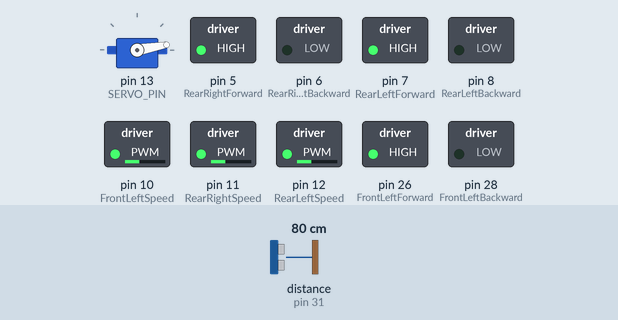
Simulated run of this sketch. Board: Arduino Mega 2560, built with avr-gcc and run on an emulated ATmega2560. On the bench: servo, switched loads named in the sketch (green lamp = pin HIGH). Wiring (inferred from the names in the program): ultrasonic range finder: trigger pin 30; echo pin 31. The inputs (shaded band) are chosen by the test bench; at power-on: distance to the obstacle (sensor on pin 31) 80 cm. The echo pulse lasts 58.3 µs per cm; pins used as bus, display or sensor lines are not drawn.

Above: at 1.8 s.
1.9 s: distance to the obstacle (sensor on pin 31) set to 39 cm
6.0 s: distance to the obstacle (sensor on pin 31) set to 32 cm
At 8.3 s:
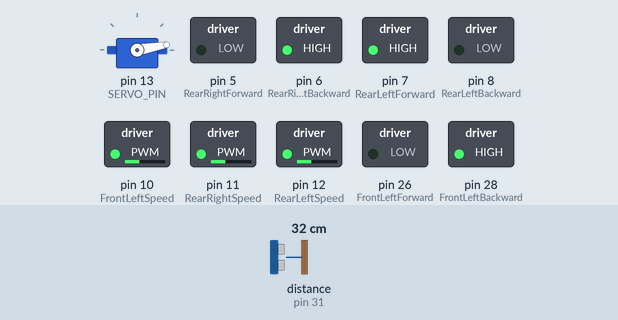
9.5 s: distance to the obstacle (sensor on pin 31) set to 13 cm
13.0 s: distance to the obstacle (sensor on pin 31) set to 10 cm
At 15.5 s:
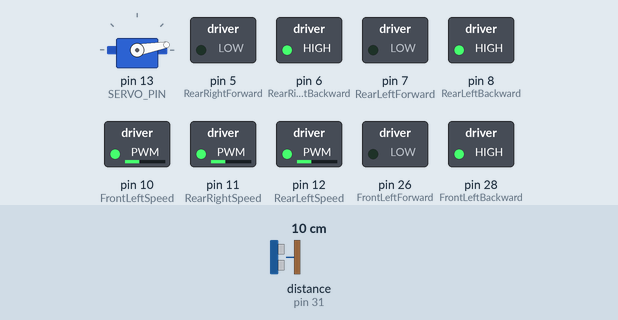
20.6 s: distance to the obstacle (sensor on pin 31) set to 18 cm
At 22.0 s:
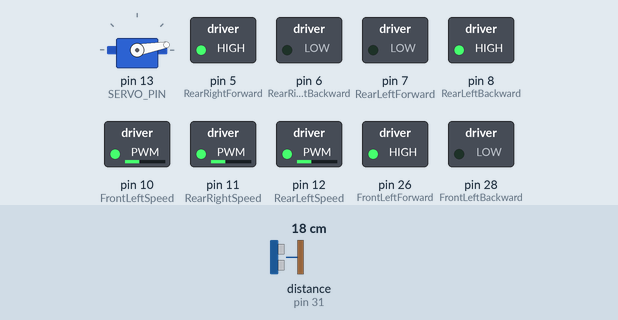
24.1 s: distance to the obstacle (sensor on pin 31) set to 2 cm
At 28.49 s:
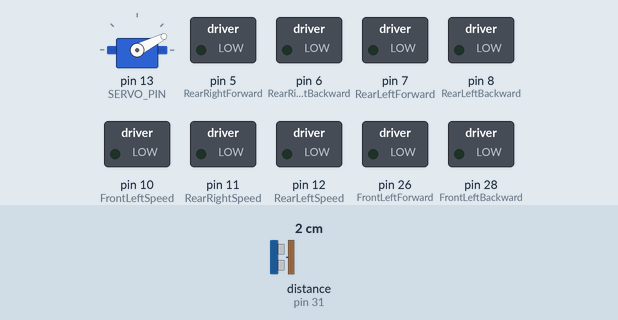
Timing chart, 0 to 28.6 s (numbered marks = the images above; inputs shaded):
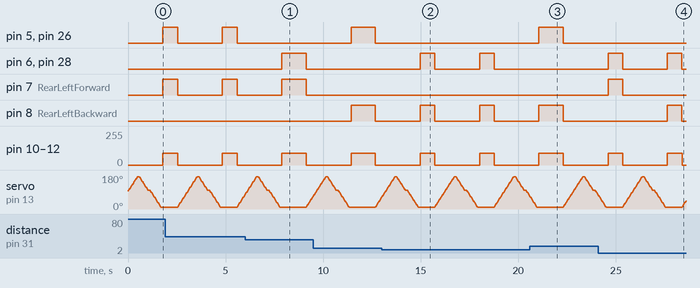

The sketch:

ObstacleCar.ino
```cpp
#include <Servo.h>

#define FrontRightSpeed 9
#define FrontRightForward  22
#define FrontRightBackward  24
#define FrontLeftForward  26
#define FrontLeftBackward  28
#define FrontLeftSpeed 10

#define RearRightSpeed 11
#define RearRightForward  5
#define RearRightBackward  6
#define RearLeftForward  7
#define RearLeftBackward  8
#define RearLeftSpeed 12

#define SERVO_PIN     13

#define Echo_PIN    31
#define Trig_PIN    30

Servo ultraServo;

long duration;
long distanceRight, distanceFront, distanceLeft;
int currentAngle = 1500;
bool slideSwitch = true;


void setMotorSpeed(int frontLeft, int frontRight, int rearLeft, int rearRight){

    analogWrite(FrontRightSpeed, frontRight);
    analogWrite(FrontLeftSpeed, frontLeft);
    analogWrite(RearRightSpeed, rearRight);
    analogWrite(RearLeftSpeed, rearLeft);

}

void driveForward() {

  digitalWrite(RearRightBackward, LOW);
  digitalWrite(RearLeftBackward, LOW);
  digitalWrite(FrontRightBackward, LOW);
  digitalWrite(FrontLeftBackward, LOW);

  digitalWrite(RearRightForward, HIGH);
  digitalWrite(RearLeftForward, HIGH);
  digitalWrite(FrontRightForward, HIGH);
  digitalWrite(FrontLeftForward, HIGH);

  setMotorSpeed(90,90,90,90);
}

void driveBackward() {

  digitalWrite(RearRightForward, LOW);
  digitalWrite(RearLeftForward, LOW);
  digitalWrite(FrontRightForward, LOW);
  digitalWrite(FrontLeftForward, LOW);

  digitalWrite(RearRightBackward, HIGH);
  digitalWrite(RearLeftBackward, HIGH);
  digitalWrite(FrontRightBackward, HIGH);
  digitalWrite(FrontLeftBackward, HIGH);

  setMotorSpeed(90,90,90,90);
}

void stopMotor() {

  digitalWrite(RearRightBackward, LOW);
  digitalWrite(RearLeftBackward, LOW);
  digitalWrite(RearRightForward, LOW);
  digitalWrite(RearLeftForward, LOW);
  digitalWrite(FrontRightBackward, LOW);
  digitalWrite(FrontLeftBackward, LOW);
  digitalWrite(FrontRightForward, LOW);
  digitalWrite(FrontLeftForward, LOW);

  setMotorSpeed(0,0,0,0);
}

void slideRight() {

  digitalWrite(RearRightForward, HIGH);
  digitalWrite(RearLeftForward, LOW);
  digitalWrite(FrontRightForward, LOW);
  digitalWrite(FrontLeftForward, HIGH);

  digitalWrite(RearRightBackward, LOW);
  digitalWrite(RearLeftBackward, HIGH);
  digitalWrite(FrontRightBackward, HIGH);
  digitalWrite(FrontLeftBackward, LOW);

  setMotorSpeed(90,90,90,90);
}

void slideLeft() {

  digitalWrite(RearRightForward, LOW);
  digitalWrite(RearLeftForward, HIGH);
  digitalWrite(FrontRightForward, HIGH);
  digitalWrite(FrontLeftForward, LOW);

  digitalWrite(RearRightBackward, HIGH);
  digitalWrite(RearLeftBackward, LOW);
  digitalWrite(FrontRightBackward, LOW);
  digitalWrite(FrontLeftBackward, HIGH);

  setMotorSpeed(90,90,90,90);
}

void scanRight() {
 // driveForward();
 // setMotorSpeed(75,75,75,75);

while (currentAngle > 650 || currentAngle < 600) {
      if (currentAngle < 600) {
       currentAngle = currentAngle + 25;
       ultraServo.writeMicroseconds(currentAngle);
    delay(15);
    }
    else if (currentAngle > 650) {
       currentAngle = currentAngle - 25;
       ultraServo.writeMicroseconds(currentAngle);
    delay(15);
    }
}
  digitalWrite(Trig_PIN, LOW);
  delayMicroseconds(2);
  digitalWrite(Trig_PIN, HIGH);
  delayMicroseconds(10);
  digitalWrite(Trig_PIN, LOW);
  duration = pulseIn(Echo_PIN, HIGH);
  distanceRight = duration * 0.034 / 2;
}

void scanForward() {
  //driveForward();
  //setMotorSpeed(75,75,75,75);

while (currentAngle > 1550 || currentAngle < 1450) {
      if (currentAngle < 1450) {
       currentAngle = currentAngle + 25;
       ultraServo.writeMicroseconds(currentAngle);
    delay(15);
    }
    else if (currentAngle > 1550) {
       currentAngle = currentAngle - 25;
       ultraServo.writeMicroseconds(currentAngle);
    delay(15);
    }
}

  digitalWrite(Trig_PIN, LOW);
  delayMicroseconds(2);
  digitalWrite(Trig_PIN, HIGH);
  delayMicroseconds(10);
  digitalWrite(Trig_PIN, LOW);
  duration = pulseIn(Echo_PIN, HIGH);
  distanceFront = duration * 0.034 / 2;
}

void scanLeft() {
 // driveForward();
 // setMotorSpeed(75,75,75,75);

while (currentAngle > 2350 || currentAngle < 2300) {
      if (currentAngle < 2300) {
       currentAngle = currentAngle + 25;
       ultraServo.writeMicroseconds(currentAngle);
    delay(15);
    }
    else if (currentAngle > 2350) {
       currentAngle = currentAngle - 25;
       ultraServo.writeMicroseconds(currentAngle);
    delay(15);
    }
}

  digitalWrite(Trig_PIN, LOW);
  delayMicroseconds(2);
  digitalWrite(Trig_PIN, HIGH);
  delayMicroseconds(10);
  digitalWrite(Trig_PIN, LOW);
  duration = pulseIn(Echo_PIN, HIGH);
  distanceLeft = duration * 0.034 / 2;
}


void setup() {

  Serial.begin(9600);
  ultraServo.attach(SERVO_PIN);

  pinMode(RearRightBackward, OUTPUT);
  pinMode(RearLeftBackward, OUTPUT);
  pinMode(RearRightForward, OUTPUT);
  pinMode(RearLeftForward, OUTPUT);
  pinMode(RearRightSpeed, OUTPUT);
  pinMode(RearLeftSpeed, OUTPUT);


  pinMode(FrontRightBackward, OUTPUT);
  pinMode(FrontLeftBackward, OUTPUT);
  pinMode(FrontRightForward, OUTPUT);
  pinMode(FrontLeftForward, OUTPUT);
  pinMode(FrontRightSpeed, OUTPUT);
  pinMode(FrontLeftSpeed, OUTPUT);

  pinMode(Echo_PIN, INPUT);
  pinMode(Trig_PIN, OUTPUT);
  digitalWrite(Trig_PIN,LOW);

  ultraServo.writeMicroseconds(currentAngle);


  stopMotor();
}

void loop() {
  stopMotor();

  scanLeft();
  delay(100);
  scanForward();
  delay(100);
  scanRight();
  delay(100);

  if (distanceFront > 35) {
    setMotorSpeed(50,50,50,50);
  }
  else {

  setMotorSpeed(90,90,90,90);
  }


  if (distanceFront <= 35 && distanceRight <= 10 && distanceLeft <= 10)
  {
    driveBackward();
  }
  else if (distanceFront <= 35 && distanceRight > 10 && distanceLeft <= 10)
  {
    slideRight();
    delay(500);
  }
  else if (distanceFront <= 35 && distanceRight <= 10 && distanceLeft > 10)
  {
    slideLeft();
  }
   else if (distanceFront <= 35 && distanceRight > 10 && distanceLeft > 10)
  {
    if (slideSwitch == true)
    {
      slideLeft();
      slideSwitch = false;
      delay(500);
    }
    else
    {
      slideRight();
      slideSwitch = true;
      delay(500);
    }
  }
  else if (distanceFront > 35)
  {
    driveForward();
  }
  delay(750);
}
```

Measured:
- the behaviour switches between 37 and 36 cm on distance to the obstacle (sensor on pin 31) (found by bisection; images 0 and 1)
- the behaviour switches between 12 and 11 cm on distance to the obstacle (sensor on pin 31) (found by bisection; images 1 and 2)
- after the input at 6.0 s, pin 5 (RearRightForward), pin 26 (FrontLeftForward): stays LOW (without the input it goes to HIGH after 1.9 s); pin 6 (RearRightBackward), pin 28 (FrontLeftBackward): LOW → HIGH after 1.9 s, → LOW 1.3 s later
- after the input at 13.0 s, pin 5 (RearRightForward), pin 26 (FrontLeftForward): stays LOW (without the input it goes to HIGH after 5.5 s); pin 7 (RearLeftForward): stays LOW (without the input it goes to HIGH after 2.0 s)
- after the input at 20.6 s, pin 5 (RearRightForward), pin 26 (FrontLeftForward): LOW → HIGH after 0.46 s, → LOW 1.3 s later; pin 6 (RearRightBackward), pin 28 (FrontLeftBackward): stays LOW (without the input it goes to HIGH after 0.46 s)
- after the input at 24.1 s, pin 5 (RearRightForward), pin 26 (FrontLeftForward): stays LOW (without the input it goes to HIGH after 4.0 s); pin 8 (RearLeftBackward): LOW → HIGH after 3.5 s instead of 4.0 s
- by itself, pin 8 (RearLeftBackward): alternates HIGH for 0.75 s and LOW for 2.3 s
- by itself, pin 10 (FrontLeftSpeed), pin 11 (RearRightSpeed), pin 12 (RearLeftSpeed): alternates 90/255 for 0.75 s and 0/255 for 2.3 s
